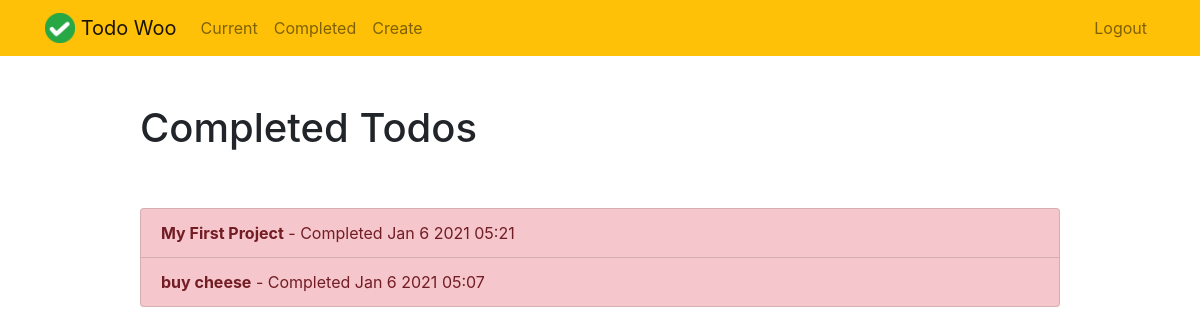
Before: /completed/ (signed in) with the older database file.
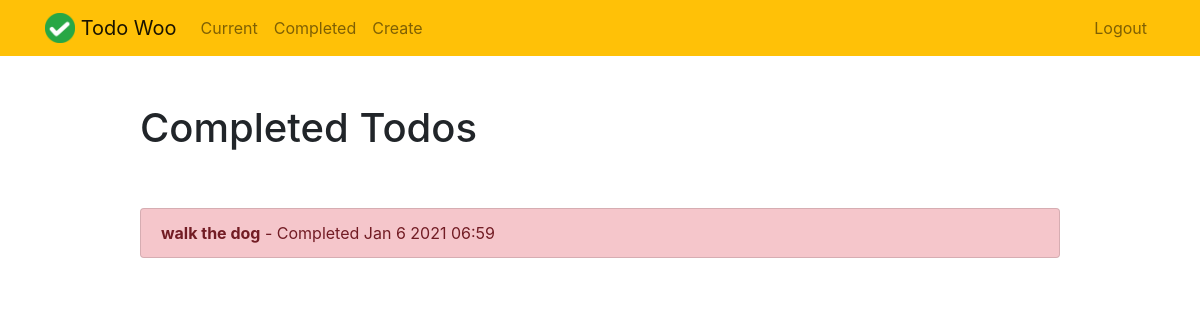
After: the same page with the newer database file.
### todo/models.py (models this page shows, shortened)
class Todo(models.Model):
    title = models.CharField(max_length=100)
    memo = models.TextField(blank=True)
    created = models.DateTimeField(auto_now_add=True)
    datecompleted = models.DateTimeField(null=True,blank=True)
    important = models.BooleanField(default=False)
    user = models.ForeignKey(User,on_delete=models.CASCADE)

### todo/views.py (the view)
# urls.py: path('completed/',views.completedtodos,name='completedtodos'),
@login_required
def completedtodos(request):
    todos= Todo.objects.filter(user=request.user,datecompleted__isnull=False).order_by('-datecompleted')
    return render(request,'todo/completedtodos.html',{'todos':todos})

### todo/templates/todo/completedtodos.html
{% extends "todo/base.html" %}
{% block content %}
    <div class="row justify-content-center mt-5">
        <div class="col-md-10">
            <h1>Completed Todos</h1>
        </div>
    </div>
    <div class="row justify-content-center mt-5">
        <div class="col-md-10">
            <div class="list-group">
                {% for todo in todos %}
                    <a href="{% url 'viewtodo' todo.id %}" class="list-group-item list-group-item-action{% if todo.important %} list-group-item-danger{% endif %}"><b>{{ todo.title }}</b> - Completed {{ todo.datecompleted|date:'M j Y H:i' }}</a>
                {% endfor %}
            </div>
        </div>
    </div>
{% endblock %}

### todo/templates/todo/base.html (shortened to what this page needs)
{% load static %}
<!doctype html>
<html lang="en">
<head>
    <link rel="stylesheet" href="https://stackpath.bootstrapcdn.com/bootstrap/4.4.1/css/bootstrap.min.css">
</head>
<body>
<nav class="navbar navbar-expand-md navbar-light bg-warning">
<div class="container">
    <a class="navbar-brand" href="{% url 'home' %}">
         <img src="{% static 'todo/logo.png' %}" width="30" height="30" class="d-inline-block align-top">
        <span>Todo Woo</span>
    </a>
    <div class="collapse navbar-collapse" id="navbarNav">
    {% if user.is_authenticated %}
        <ul class="navbar-nav mr-auto">
                <li class="nav-item {{ current }}">
                    <a class="nav-link" href="{% url 'currenttodos' %}">Current</a>
                </li>
                <li class="nav-item {{ completed }}">
                    <a class="nav-link" href="{% url 'completedtodos' %}">Completed</a>
                </li>
                <li class="nav-item {{ create }}">
                    <a class="nav-link" href="{% url 'createtodo' %}">Create</a>
                </li>
        </ul>
    {% endif %}
    <ul class="navbar-nav ml-auto">
            {% if user.is_authenticated %}
                <li class="nav-item">
                    <a href="#" onclick="$('#signOutBtn').click()" class="nav-link">Logout</a>
                </li>
            {% endif %}
        </ul>
    </div>
</div>
</nav>
<div class="container">
{% block content %}{% endblock %}
</div>
</body>
</html>

Changed rows visible on the page:
removed Todo: title "My First Project", datecompleted "Jan 6 2021 05:21"
removed Todo: title "buy cheese", datecompleted "Jan 6 2021 05:07"
added Todo: title "walk the dog", datecompleted "Jan 6 2021 06:59"
